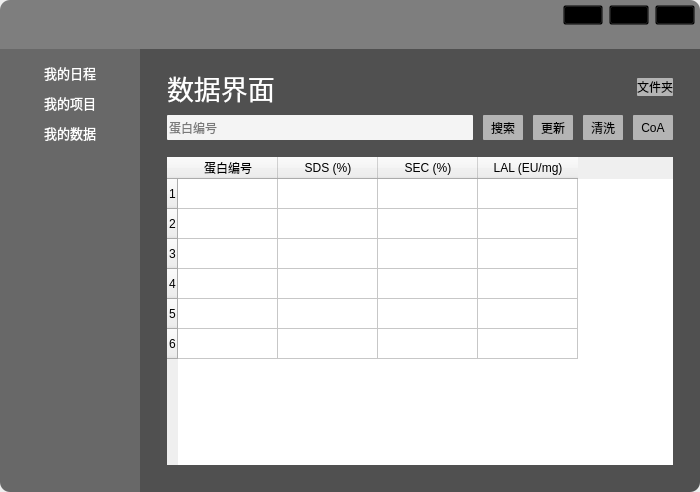
<?xml version="1.0" encoding="UTF-8"?>
<ui version="4.0">
 <class>Form</class>
 <widget class="QWidget" name="Form">
  <property name="geometry">
   <rect>
    <x>0</x>
    <y>0</y>
    <width>700</width>
    <height>492</height>
   </rect>
  </property>
  <property name="windowTitle">
   <string>Autoseek</string>
  </property>
  <property name="styleSheet">
   <string notr="true"/>
  </property>
  <layout class="QHBoxLayout" name="horizontalLayout">
   <property name="spacing">
    <number>0</number>
   </property>
   <property name="leftMargin">
    <number>0</number>
   </property>
   <property name="topMargin">
    <number>0</number>
   </property>
   <property name="rightMargin">
    <number>0</number>
   </property>
   <property name="bottomMargin">
    <number>0</number>
   </property>
   <item>
    <widget class="QFrame" name="frame">
     <property name="styleSheet">
      <string notr="true">QFrame {
	border: none;
}
#header {
	background-color: rgb(126, 126, 126);
	border-top-left-radius: 10px;
	border-top-right-radius: 10px;
}
QFrame#header QPushButton {
	background: transparent;
}
QFrame#header QPushButton:hover {
	border:none;
	background-color: rgb(135, 135, 135);
}
QFrame#header #closeButton:hover {
	background-color: rgb(255, 0, 0);
}
#asider {
	background-color: rgb(104, 104, 104);
	border-bottom-left-radius: 10px;
}
QFrame#asider QPushButton {
	font-size: 10pt;
	color: rgb(255, 255, 255);
	border-radius: 2px;
}
QFrame#asider QPushButton:hover {
	color: rgb(0, 0, 0);
	background-color: rgb(184, 184, 184);
}
#main {
	background-color: rgb(80, 80, 80);
	border-bottom-right-radius: 10px;
}</string>
     </property>
     <property name="frameShape">
      <enum>QFrame::StyledPanel</enum>
     </property>
     <property name="frameShadow">
      <enum>QFrame::Raised</enum>
     </property>
     <layout class="QVBoxLayout" name="verticalLayout">
      <property name="spacing">
       <number>0</number>
      </property>
      <property name="leftMargin">
       <number>0</number>
      </property>
      <property name="topMargin">
       <number>0</number>
      </property>
      <property name="rightMargin">
       <number>0</number>
      </property>
      <property name="bottomMargin">
       <number>0</number>
      </property>
      <item>
       <widget class="QFrame" name="header">
        <property name="sizePolicy">
         <sizepolicy hsizetype="Preferred" vsizetype="Expanding">
          <horstretch>0</horstretch>
          <verstretch>1</verstretch>
         </sizepolicy>
        </property>
        <property name="styleSheet">
         <string notr="true"/>
        </property>
        <property name="frameShape">
         <enum>QFrame::StyledPanel</enum>
        </property>
        <property name="frameShadow">
         <enum>QFrame::Raised</enum>
        </property>
        <layout class="QHBoxLayout" name="horizontalLayout_6">
         <property name="leftMargin">
          <number>0</number>
         </property>
         <property name="topMargin">
          <number>0</number>
         </property>
         <property name="rightMargin">
          <number>0</number>
         </property>
         <property name="bottomMargin">
          <number>0</number>
         </property>
         <item>
          <widget class="QFrame" name="frame_15">
           <property name="frameShape">
            <enum>QFrame::StyledPanel</enum>
           </property>
           <property name="frameShadow">
            <enum>QFrame::Raised</enum>
           </property>
           <layout class="QHBoxLayout" name="horizontalLayout_10">
            <item>
             <widget class="QLabel" name="label_4">
              <property name="sizePolicy">
               <sizepolicy hsizetype="Preferred" vsizetype="Preferred">
                <horstretch>0</horstretch>
                <verstretch>0</verstretch>
               </sizepolicy>
              </property>
              <property name="minimumSize">
               <size>
                <width>0</width>
                <height>0</height>
               </size>
              </property>
              <property name="maximumSize">
               <size>
                <width>45</width>
                <height>30</height>
               </size>
              </property>
              <property name="text">
               <string/>
              </property>
              <property name="pixmap">
               <pixmap>../resource/logo.png</pixmap>
              </property>
              <property name="scaledContents">
               <bool>true</bool>
              </property>
              <property name="alignment">
               <set>Qt::AlignBottom|Qt::AlignLeading|Qt::AlignLeft</set>
              </property>
             </widget>
            </item>
           </layout>
          </widget>
         </item>
         <item>
          <spacer name="horizontalSpacer">
           <property name="orientation">
            <enum>Qt::Horizontal</enum>
           </property>
           <property name="sizeHint" stdset="0">
            <size>
             <width>40</width>
             <height>20</height>
            </size>
           </property>
          </spacer>
         </item>
         <item>
          <widget class="QFrame" name="frame_14">
           <property name="frameShape">
            <enum>QFrame::StyledPanel</enum>
           </property>
           <property name="frameShadow">
            <enum>QFrame::Raised</enum>
           </property>
           <layout class="QVBoxLayout" name="verticalLayout_7">
            <property name="leftMargin">
             <number>0</number>
            </property>
            <property name="topMargin">
             <number>5</number>
            </property>
            <property name="rightMargin">
             <number>5</number>
            </property>
            <property name="bottomMargin">
             <number>0</number>
            </property>
            <item>
             <widget class="QFrame" name="frame_13">
              <property name="frameShape">
               <enum>QFrame::StyledPanel</enum>
              </property>
              <property name="frameShadow">
               <enum>QFrame::Raised</enum>
              </property>
              <layout class="QHBoxLayout" name="horizontalLayout_9">
               <property name="leftMargin">
                <number>0</number>
               </property>
               <property name="topMargin">
                <number>0</number>
               </property>
               <property name="rightMargin">
                <number>0</number>
               </property>
               <property name="bottomMargin">
                <number>0</number>
               </property>
               <item>
                <widget class="QPushButton" name="minimizeButton">
                 <property name="minimumSize">
                  <size>
                   <width>20</width>
                   <height>20</height>
                  </size>
                 </property>
                 <property name="autoFillBackground">
                  <bool>false</bool>
                 </property>
                 <property name="text">
                  <string/>
                 </property>
                 <property name="icon">
                  <iconset>
                   <normaloff>../resource/Minimize-2.png</normaloff>../resource/Minimize-2.png</iconset>
                 </property>
                 <property name="iconSize">
                  <size>
                   <width>12</width>
                   <height>12</height>
                  </size>
                 </property>
                </widget>
               </item>
               <item>
                <widget class="QPushButton" name="maximizeButton">
                 <property name="minimumSize">
                  <size>
                   <width>20</width>
                   <height>20</height>
                  </size>
                 </property>
                 <property name="text">
                  <string/>
                 </property>
                 <property name="icon">
                  <iconset>
                   <normaloff>../resource/Maximize-1.png</normaloff>../resource/Maximize-1.png</iconset>
                 </property>
                 <property name="iconSize">
                  <size>
                   <width>12</width>
                   <height>12</height>
                  </size>
                 </property>
                </widget>
               </item>
               <item>
                <widget class="QPushButton" name="closeButton">
                 <property name="minimumSize">
                  <size>
                   <width>20</width>
                   <height>20</height>
                  </size>
                 </property>
                 <property name="styleSheet">
                  <string notr="true"/>
                 </property>
                 <property name="text">
                  <string/>
                 </property>
                 <property name="icon">
                  <iconset>
                   <normaloff>../resource/close.png</normaloff>../resource/close.png</iconset>
                 </property>
                 <property name="iconSize">
                  <size>
                   <width>12</width>
                   <height>12</height>
                  </size>
                 </property>
                </widget>
               </item>
              </layout>
             </widget>
            </item>
            <item>
             <spacer name="verticalSpacer_2">
              <property name="orientation">
               <enum>Qt::Vertical</enum>
              </property>
              <property name="sizeHint" stdset="0">
               <size>
                <width>20</width>
                <height>40</height>
               </size>
              </property>
             </spacer>
            </item>
           </layout>
          </widget>
         </item>
        </layout>
       </widget>
      </item>
      <item>
       <widget class="QFrame" name="frame_3">
        <property name="sizePolicy">
         <sizepolicy hsizetype="Preferred" vsizetype="Expanding">
          <horstretch>0</horstretch>
          <verstretch>9</verstretch>
         </sizepolicy>
        </property>
        <property name="styleSheet">
         <string notr="true"/>
        </property>
        <property name="frameShape">
         <enum>QFrame::StyledPanel</enum>
        </property>
        <property name="frameShadow">
         <enum>QFrame::Raised</enum>
        </property>
        <layout class="QHBoxLayout" name="horizontalLayout_2">
         <property name="spacing">
          <number>0</number>
         </property>
         <property name="leftMargin">
          <number>0</number>
         </property>
         <property name="topMargin">
          <number>0</number>
         </property>
         <property name="rightMargin">
          <number>0</number>
         </property>
         <property name="bottomMargin">
          <number>0</number>
         </property>
         <item>
          <widget class="QFrame" name="asider">
           <property name="sizePolicy">
            <sizepolicy hsizetype="Expanding" vsizetype="Preferred">
             <horstretch>2</horstretch>
             <verstretch>0</verstretch>
            </sizepolicy>
           </property>
           <property name="styleSheet">
            <string notr="true"/>
           </property>
           <property name="frameShape">
            <enum>QFrame::StyledPanel</enum>
           </property>
           <property name="frameShadow">
            <enum>QFrame::Raised</enum>
           </property>
           <layout class="QVBoxLayout" name="verticalLayout_2">
            <property name="spacing">
             <number>0</number>
            </property>
            <property name="leftMargin">
             <number>20</number>
            </property>
            <property name="rightMargin">
             <number>20</number>
            </property>
            <item>
             <widget class="QPushButton" name="pushButton_3">
              <property name="sizePolicy">
               <sizepolicy hsizetype="Minimum" vsizetype="Fixed">
                <horstretch>0</horstretch>
                <verstretch>0</verstretch>
               </sizepolicy>
              </property>
              <property name="minimumSize">
               <size>
                <width>0</width>
                <height>30</height>
               </size>
              </property>
              <property name="styleSheet">
               <string notr="true"/>
              </property>
              <property name="text">
               <string>我的日程</string>
              </property>
             </widget>
            </item>
            <item>
             <widget class="QPushButton" name="pushButton_4">
              <property name="minimumSize">
               <size>
                <width>0</width>
                <height>30</height>
               </size>
              </property>
              <property name="styleSheet">
               <string notr="true"/>
              </property>
              <property name="text">
               <string>我的项目</string>
              </property>
             </widget>
            </item>
            <item>
             <widget class="QPushButton" name="pushButton_5">
              <property name="minimumSize">
               <size>
                <width>0</width>
                <height>30</height>
               </size>
              </property>
              <property name="styleSheet">
               <string notr="true"/>
              </property>
              <property name="text">
               <string>我的数据</string>
              </property>
             </widget>
            </item>
            <item>
             <spacer name="verticalSpacer">
              <property name="orientation">
               <enum>Qt::Vertical</enum>
              </property>
              <property name="sizeHint" stdset="0">
               <size>
                <width>20</width>
                <height>40</height>
               </size>
              </property>
             </spacer>
            </item>
           </layout>
          </widget>
         </item>
         <item>
          <widget class="QFrame" name="main">
           <property name="sizePolicy">
            <sizepolicy hsizetype="Expanding" vsizetype="Preferred">
             <horstretch>8</horstretch>
             <verstretch>0</verstretch>
            </sizepolicy>
           </property>
           <property name="styleSheet">
            <string notr="true"/>
           </property>
           <property name="frameShape">
            <enum>QFrame::StyledPanel</enum>
           </property>
           <property name="frameShadow">
            <enum>QFrame::Raised</enum>
           </property>
           <layout class="QVBoxLayout" name="verticalLayout_3">
            <item>
             <widget class="QStackedWidget" name="stackedWidget">
              <property name="currentIndex">
               <number>2</number>
              </property>
              <widget class="QWidget" name="page">
               <layout class="QVBoxLayout" name="verticalLayout_4">
                <item>
                 <widget class="QFrame" name="frame_6">
                  <property name="sizePolicy">
                   <sizepolicy hsizetype="Preferred" vsizetype="Expanding">
                    <horstretch>0</horstretch>
                    <verstretch>2</verstretch>
                   </sizepolicy>
                  </property>
                  <property name="frameShape">
                   <enum>QFrame::StyledPanel</enum>
                  </property>
                  <property name="frameShadow">
                   <enum>QFrame::Raised</enum>
                  </property>
                  <layout class="QHBoxLayout" name="horizontalLayout_3">
                   <item>
                    <widget class="QLabel" name="label">
                     <property name="styleSheet">
                      <string notr="true">color: rgb(255, 255, 255);
font-size: 20pt;</string>
                     </property>
                     <property name="text">
                      <string>日程界面</string>
                     </property>
                    </widget>
                   </item>
                  </layout>
                 </widget>
                </item>
                <item>
                 <widget class="QFrame" name="frame_7">
                  <property name="sizePolicy">
                   <sizepolicy hsizetype="Preferred" vsizetype="Expanding">
                    <horstretch>0</horstretch>
                    <verstretch>8</verstretch>
                   </sizepolicy>
                  </property>
                  <property name="frameShape">
                   <enum>QFrame::StyledPanel</enum>
                  </property>
                  <property name="frameShadow">
                   <enum>QFrame::Raised</enum>
                  </property>
                 </widget>
                </item>
               </layout>
              </widget>
              <widget class="QWidget" name="page_2">
               <layout class="QVBoxLayout" name="verticalLayout_5">
                <item>
                 <widget class="QFrame" name="frame_8">
                  <property name="sizePolicy">
                   <sizepolicy hsizetype="Preferred" vsizetype="Expanding">
                    <horstretch>0</horstretch>
                    <verstretch>2</verstretch>
                   </sizepolicy>
                  </property>
                  <property name="frameShape">
                   <enum>QFrame::StyledPanel</enum>
                  </property>
                  <property name="frameShadow">
                   <enum>QFrame::Raised</enum>
                  </property>
                  <layout class="QHBoxLayout" name="horizontalLayout_4">
                   <item>
                    <widget class="QLabel" name="label_2">
                     <property name="styleSheet">
                      <string notr="true">color: rgb(255, 255, 255);
font-size: 20pt;</string>
                     </property>
                     <property name="text">
                      <string>项目界面</string>
                     </property>
                    </widget>
                   </item>
                  </layout>
                 </widget>
                </item>
                <item>
                 <widget class="QFrame" name="frame_9">
                  <property name="sizePolicy">
                   <sizepolicy hsizetype="Preferred" vsizetype="Expanding">
                    <horstretch>0</horstretch>
                    <verstretch>8</verstretch>
                   </sizepolicy>
                  </property>
                  <property name="frameShape">
                   <enum>QFrame::StyledPanel</enum>
                  </property>
                  <property name="frameShadow">
                   <enum>QFrame::Raised</enum>
                  </property>
                 </widget>
                </item>
               </layout>
              </widget>
              <widget class="QWidget" name="page_3">
               <property name="styleSheet">
                <string notr="true">QPushButton {
	background-color: rgb(180, 180, 180);
	border-radius:1px;
}

QPushButton:hover {
	color: rgb(255, 255, 255);
	background-color: rgb(120, 120, 120);
}</string>
               </property>
               <layout class="QVBoxLayout" name="verticalLayout_6">
                <property name="spacing">
                 <number>0</number>
                </property>
                <item>
                 <widget class="QFrame" name="frame_10">
                  <property name="sizePolicy">
                   <sizepolicy hsizetype="Preferred" vsizetype="Expanding">
                    <horstretch>0</horstretch>
                    <verstretch>1</verstretch>
                   </sizepolicy>
                  </property>
                  <property name="frameShape">
                   <enum>QFrame::StyledPanel</enum>
                  </property>
                  <property name="frameShadow">
                   <enum>QFrame::Raised</enum>
                  </property>
                  <layout class="QHBoxLayout" name="horizontalLayout_5">
                   <property name="topMargin">
                    <number>0</number>
                   </property>
                   <property name="bottomMargin">
                    <number>0</number>
                   </property>
                   <item>
                    <widget class="QLabel" name="label_3">
                     <property name="maximumSize">
                      <size>
                       <width>16777215</width>
                       <height>16777215</height>
                      </size>
                     </property>
                     <property name="styleSheet">
                      <string notr="true">color: rgb(255, 255, 255);
font-size: 20pt;</string>
                     </property>
                     <property name="text">
                      <string>数据界面</string>
                     </property>
                    </widget>
                   </item>
                   <item>
                    <widget class="QFrame" name="frame_2">
                     <property name="frameShape">
                      <enum>QFrame::StyledPanel</enum>
                     </property>
                     <property name="frameShadow">
                      <enum>QFrame::Raised</enum>
                     </property>
                     <layout class="QHBoxLayout" name="horizontalLayout_11">
                      <property name="spacing">
                       <number>0</number>
                      </property>
                      <property name="leftMargin">
                       <number>0</number>
                      </property>
                      <property name="topMargin">
                       <number>0</number>
                      </property>
                      <property name="rightMargin">
                       <number>0</number>
                      </property>
                      <property name="bottomMargin">
                       <number>0</number>
                      </property>
                      <item>
                       <spacer name="horizontalSpacer_2">
                        <property name="orientation">
                         <enum>Qt::Horizontal</enum>
                        </property>
                        <property name="sizeHint" stdset="0">
                         <size>
                          <width>40</width>
                          <height>20</height>
                         </size>
                        </property>
                       </spacer>
                      </item>
                      <item>
                       <widget class="QPushButton" name="pushButton">
                        <property name="text">
                         <string>文件夹</string>
                        </property>
                       </widget>
                      </item>
                     </layout>
                    </widget>
                   </item>
                  </layout>
                 </widget>
                </item>
                <item>
                 <widget class="QFrame" name="frame_12">
                  <property name="sizePolicy">
                   <sizepolicy hsizetype="Preferred" vsizetype="Expanding">
                    <horstretch>0</horstretch>
                    <verstretch>1</verstretch>
                   </sizepolicy>
                  </property>
                  <property name="frameShape">
                   <enum>QFrame::StyledPanel</enum>
                  </property>
                  <property name="frameShadow">
                   <enum>QFrame::Raised</enum>
                  </property>
                  <layout class="QHBoxLayout" name="horizontalLayout_8">
                   <property name="spacing">
                    <number>10</number>
                   </property>
                   <property name="topMargin">
                    <number>5</number>
                   </property>
                   <property name="bottomMargin">
                    <number>5</number>
                   </property>
                   <item>
                    <widget class="QLineEdit" name="lineEdit">
                     <property name="minimumSize">
                      <size>
                       <width>0</width>
                       <height>25</height>
                      </size>
                     </property>
                     <property name="styleSheet">
                      <string notr="true">background-color: rgb(244, 244, 244);
border-radius: 1px;</string>
                     </property>
                     <property name="placeholderText">
                      <string>蛋白编号</string>
                     </property>
                    </widget>
                   </item>
                   <item>
                    <widget class="QPushButton" name="pushButton_6">
                     <property name="minimumSize">
                      <size>
                       <width>40</width>
                       <height>25</height>
                      </size>
                     </property>
                     <property name="styleSheet">
                      <string notr="true"/>
                     </property>
                     <property name="text">
                      <string>搜索</string>
                     </property>
                    </widget>
                   </item>
                   <item>
                    <widget class="QPushButton" name="pushButton_7">
                     <property name="minimumSize">
                      <size>
                       <width>40</width>
                       <height>25</height>
                      </size>
                     </property>
                     <property name="text">
                      <string>更新</string>
                     </property>
                    </widget>
                   </item>
                   <item>
                    <widget class="QPushButton" name="pushButton_8">
                     <property name="minimumSize">
                      <size>
                       <width>40</width>
                       <height>25</height>
                      </size>
                     </property>
                     <property name="text">
                      <string>清洗</string>
                     </property>
                    </widget>
                   </item>
                   <item>
                    <widget class="QPushButton" name="pushButton_9">
                     <property name="minimumSize">
                      <size>
                       <width>40</width>
                       <height>25</height>
                      </size>
                     </property>
                     <property name="text">
                      <string>CoA</string>
                     </property>
                    </widget>
                   </item>
                  </layout>
                 </widget>
                </item>
                <item>
                 <widget class="QFrame" name="frame_11">
                  <property name="sizePolicy">
                   <sizepolicy hsizetype="Preferred" vsizetype="Expanding">
                    <horstretch>0</horstretch>
                    <verstretch>8</verstretch>
                   </sizepolicy>
                  </property>
                  <property name="frameShape">
                   <enum>QFrame::StyledPanel</enum>
                  </property>
                  <property name="frameShadow">
                   <enum>QFrame::Raised</enum>
                  </property>
                  <layout class="QHBoxLayout" name="horizontalLayout_7">
                   <item>
                    <widget class="QTableWidget" name="tableWidget">
                     <property name="sizeAdjustPolicy">
                      <enum>QAbstractScrollArea::AdjustIgnored</enum>
                     </property>
                     <property name="editTriggers">
                      <set>QAbstractItemView::NoEditTriggers</set>
                     </property>
                     <property name="textElideMode">
                      <enum>Qt::ElideLeft</enum>
                     </property>
                     <property name="gridStyle">
                      <enum>Qt::SolidLine</enum>
                     </property>
                     <property name="wordWrap">
                      <bool>true</bool>
                     </property>
                     <property name="cornerButtonEnabled">
                      <bool>true</bool>
                     </property>
                     <attribute name="horizontalHeaderCascadingSectionResizes">
                      <bool>false</bool>
                     </attribute>
                     <attribute name="horizontalHeaderShowSortIndicator" stdset="0">
                      <bool>false</bool>
                     </attribute>
                     <attribute name="horizontalHeaderStretchLastSection">
                      <bool>false</bool>
                     </attribute>
                     <attribute name="verticalHeaderVisible">
                      <bool>true</bool>
                     </attribute>
                     <attribute name="verticalHeaderShowSortIndicator" stdset="0">
                      <bool>false</bool>
                     </attribute>
                     <attribute name="verticalHeaderStretchLastSection">
                      <bool>false</bool>
                     </attribute>
                     <row>
                      <property name="text">
                       <string>1</string>
                      </property>
                     </row>
                     <row>
                      <property name="text">
                       <string>2</string>
                      </property>
                     </row>
                     <row>
                      <property name="text">
                       <string>3</string>
                      </property>
                     </row>
                     <row>
                      <property name="text">
                       <string>4</string>
                      </property>
                     </row>
                     <row>
                      <property name="text">
                       <string>5</string>
                      </property>
                     </row>
                     <row>
                      <property name="text">
                       <string>6</string>
                      </property>
                     </row>
                     <column>
                      <property name="text">
                       <string>蛋白编号</string>
                      </property>
                     </column>
                     <column>
                      <property name="text">
                       <string>SDS (%)</string>
                      </property>
                     </column>
                     <column>
                      <property name="text">
                       <string>SEC (%)</string>
                      </property>
                     </column>
                     <column>
                      <property name="text">
                       <string>LAL (EU/mg)</string>
                      </property>
                     </column>
                     <item row="0" column="0">
                      <property name="text">
                       <string/>
                      </property>
                      <property name="flags">
                       <set>ItemIsSelectable|ItemIsEditable|ItemIsDragEnabled|ItemIsDropEnabled|ItemIsEnabled</set>
                      </property>
                     </item>
                    </widget>
                   </item>
                  </layout>
                 </widget>
                </item>
               </layout>
              </widget>
             </widget>
            </item>
           </layout>
          </widget>
         </item>
        </layout>
       </widget>
      </item>
     </layout>
    </widget>
   </item>
  </layout>
 </widget>
 <resources/>
 <connections>
  <connection>
   <sender>closeButton</sender>
   <signal>clicked()</signal>
   <receiver>Form</receiver>
   <slot>close()</slot>
   <hints>
    <hint type="sourcelabel">
     <x>712</x>
     <y>33</y>
    </hint>
    <hint type="destinationlabel">
     <x>642</x>
     <y>1</y>
    </hint>
   </hints>
  </connection>
  <connection>
   <sender>minimizeButton</sender>
   <signal>clicked()</signal>
   <receiver>Form</receiver>
   <slot>showMinimized()</slot>
   <hints>
    <hint type="sourcelabel">
     <x>652</x>
     <y>20</y>
    </hint>
    <hint type="destinationlabel">
     <x>573</x>
     <y>-8</y>
    </hint>
   </hints>
  </connection>
 </connections>
</ui>
